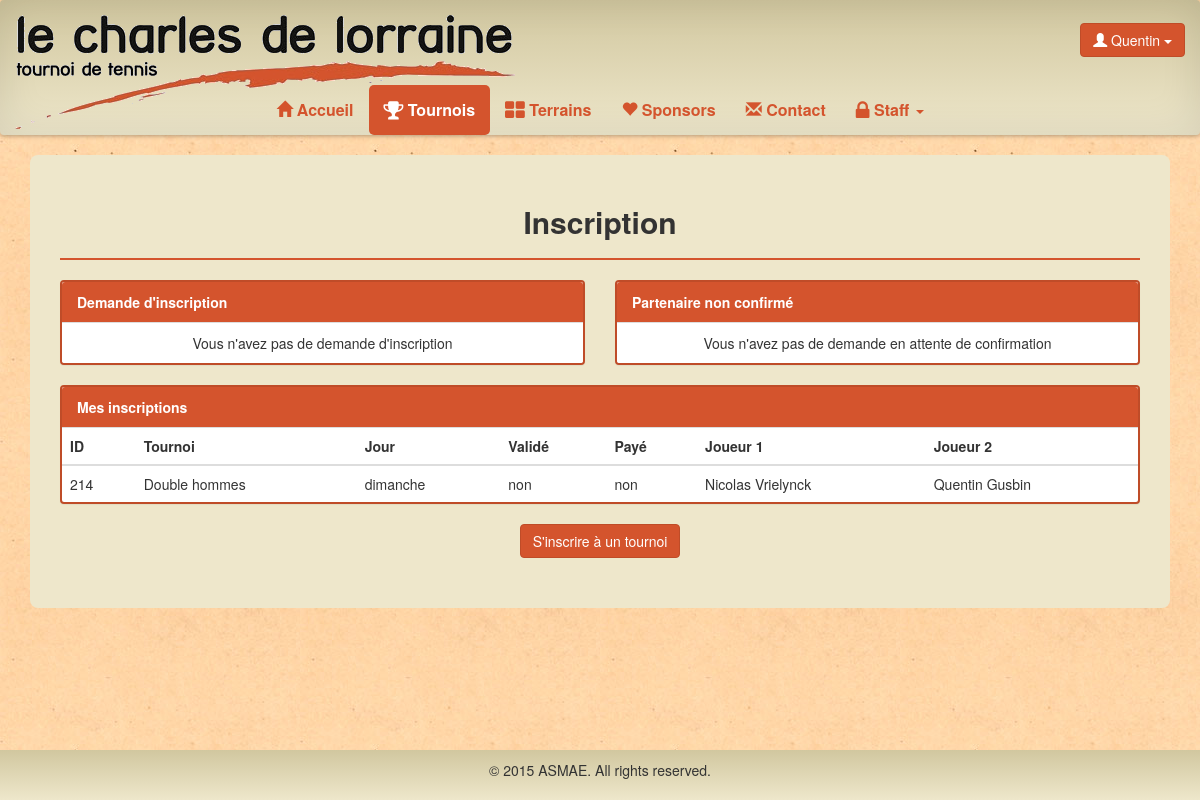
Page /tennis/tournoi (signed in) on the committed database.
### tennis/models.py (models this page shows, shortened)
class Pair(models.Model):
	id = models.AutoField(primary_key=True, verbose_name="ID")
	tournoi = models.ForeignKey(Tournoi)
	user1 = models.ForeignKey(User, related_name='user1', verbose_name = "Utilisateur 1")
	user2 = models.ForeignKey(User, related_name='user2', verbose_name = "Utilisateur 2")
	extra1 = models.ManyToManyField(Extra, related_name='extra1')
	extra2 = models.ManyToManyField(Extra, related_name='extra2')
	comment1 = models.TextField(null=True, blank=True)
	comment2 = models.TextField(null=True, blank=True)
	confirm = models.BooleanField(default=False, verbose_name = "Confirmation")
	valid = models.BooleanField(default=False, verbose_name = "Validation")
	pay = models.BooleanField(default=False, verbose_name="Paiement")
	gagnant = models.BooleanField(default=False)
	finaliste = models.BooleanField(default=False)
	class Meta:
		verbose_name = 'Paire'
		permissions = (
			("Pair", "Manage Pair"),
        )

class Tournoi(models.Model):
	nom = models.CharField(max_length=50,primary_key=True)
	description = models.TextField(null=True)
	jour = models.CharField(max_length=50)
	status = models.ForeignKey(TournoiStatus,null=True,blank=True)
	arbre = models.ForeignKey(Arbre, null=True, blank=True)
	class Meta:
		verbose_name = 'Tournoi'
		permissions = (
			("TournoiDesFamilles", "Manage tournoi des familles"),
			("DoubleHommes", "Manage double hommes"),
			("DoubleFemmes", "Manage double femmes"),
			("DoubleMixte", "Manage double mixte"),
		)

class Participant(models.Model):
	user = models.OneToOneField(User,null=True)
	titre = models.CharField(max_length=5)
	nom = models.CharField(max_length=30)
	prenom = models.CharField(max_length=30, verbose_name="Prénom")
	rue = models.CharField(max_length=100)
	numero = models.CharField(max_length=10, verbose_name="Numéro")
	boite = models.CharField(max_length=10,null=True, blank=True)
	codepostal = models.CharField(max_length=10, verbose_name="Code postal")
	localite = models.CharField(max_length=30, verbose_name="Localité")
	telephone = models.CharField(max_length=30,null=True, blank=True, verbose_name="Téléphone")
	fax = models.CharField(max_length=30,null=True, blank=True)
	gsm = models.CharField(max_length=30,null=True)
	datenaissance = models.DateTimeField(null=True, verbose_name="Date de naissance")
	classement = models.CharField(max_length=10,null=True, blank=True)
	oldparticipant = models.BooleanField(default=False)
	isGroupLeader = models.BooleanField(default=False)
	isAccountActivated = models.BooleanField(default=True)
	class Meta:
		verbose_name = "Participant"
		permissions = (
			("User", "Manage User"),
			("Droit","Donner droit"),
		)

### tennis/views.py (the view)
# urls.py: url(r'^tournoi/confirmer/Pair/(\d+)$','confirmPair'),
def tournoi(request):
	if request.user.is_authenticated():
		if Participant.objects.get(user=request.user).isAccountActivated:
			nonComfirme = request.user.user1.filter(confirm=False)
			demande = request.user.user2.filter(confirm=False)
			inscrit1 = request.user.user1.filter(confirm=True)
			inscrit2 = request.user.user2.filter(confirm=True)
			inscrit =  list(chain(inscrit1,inscrit2))
			return render(request,'tennis/tournoi.html',locals())
		else:
			return render(request,'tennis/tournoiUserNotValidated.html',locals())
	return redirect(reverse(home))

### tennis/templates/tennis/tournoi.html (shortened to what this page needs)
{% extends "tennis/base.html" %}
{% block nav-tournoi %}class="active"{% endblock %}
{% block body %}
<div class="container">
	<div class="content-box">
		<h2 class="center">Inscription</h2>
		<hr class="line">
		<div class="row">
			<div class="col-sm-6">
				<div class="panel panel-default">
					<div class="panel-heading">Demande d'inscription</div>
					<div class="list-group">
						{% for item in demande %}
						<a href="{% url "tennis.views.confirmPair" item.id %}" class="list-group-item">
							<b>En attente de votre confirmation</b> <br>
							<b>ID : </b> {{ item.id}} / <b>Tournoi : </b> {{item.tournoi.nom}} / <b>Jour : </b>{{ item.tournoi.jour }} <br>
							<b>Joueur 1 : </b>{{item.user1.participant.prenom}} {{item.user1.participant.nom}} - <b>Joueur 2 : </b>{{item.user2.participant.prenom}} {{item.user2.participant.nom}}
						</a>
						{% empty %}
						<li class="list-group-item center">Vous n'avez pas de demande d'inscription</li>
						{% endfor %}
					</div>
				</div>
			</div>
			<div class="col-sm-6">
				<div class="panel panel-default">
					<div class="panel-heading">Partenaire non confirmé</div>
					<div class="list-group">
						{% for item in nonComfirme %}
						<a href="{% url "tennis.views.cancelPair" item.id %}" class="list-group-item">
							<b>En attente de confirmation par le joueur 2</b> <br>
							<b>ID : </b> {{ item.id}} / <b>Tournoi : </b> {{item.tournoi.nom}} / <b>Jour : </b>{{ item.tournoi.jour }} <br>
							<b>Joueur 1 : </b>{{item.user1.participant.prenom}} {{item.user1.participant.nom}} - <b>Joueur 2 : </b>{{item.user2.participant.prenom}} {{item.user2.participant.nom}}
						</a>
						{% empty %}
						<li class="list-group-item center">Vous n'avez pas de demande en attente de confirmation</li>
						{% endfor %}
					</div>
				</div>
			</div>
		</div>
		<div class="panel panel-default">
			<div class="panel-heading">Mes inscriptions</div>
		        <div class="table-responsive">
		            <table class="table table-hover">
		                <thead>
                            <tr>
                                <th>ID</th>
                                <th>Tournoi</th>
                                <th>Jour</th>
                                <th>Validé</th>
                                <th>Payé</th>
                                <th>Joueur 1</th>
                                <th>Joueur 2</th>
                            </tr>
                       </thead>
                       <tbody>
                        {% for item in inscrit %}
                            <tr onclick="window.document.location='{% url 'tennis.views.viewPair' item.id %}'" class="clickable-row">
                                <td>{{ item.id }}</td>
                                <td>{{ item.tournoi.nom }}</td>
                                <td>{{ item.tournoi.jour }}</td>
                                <td>{% if item.valid %}oui{% else %}non{% endif %}</td>
                                <td>{% if item.pay %}oui{% else %}non{% endif %}</td>
                                <td>{{item.user1.participant.prenom}} {{item.user1.participant.nom}}</td>
                                <td>{{item.user2.participant.prenom}} {{item.user2.participant.nom}}</td>
                            </tr>
                        {% endfor %}
                       </tbody>
		             </table>
			</div>
		</div>
		<button onClick="location.href='{% url "tennis.views.inscriptionTournoi" %}';" class="btn btn-default b-center">S'inscrire à un tournoi</button>
	</div>
</div>
{% endblock %}

### tennis/templates/tennis/base.html (shortened to what this page needs)
<!DOCTYPE html>
<html lang="fr">
<head>
    {% load static from staticfiles %}
  <link rel="stylesheet" type="text/css" href="{% static 'tennis/css/tennis.css' %}">
  <link rel="stylesheet" type="text/css" href="{% static 'tennis/css/gracket.css' %}">
  <link rel="stylesheet" href="http://maxcdn.bootstrapcdn.com/bootstrap/3.3.5/css/bootstrap.min.css">
  <link rel="stylesheet" href="https://maxcdn.bootstrapcdn.com/font-awesome/4.4.0/css/font-awesome.min.css">
</head>
<body>
      <nav class="effect6 navbar navbar-default" role="navigation">
        <div class="container-fluid">
          <div class="navbar-header" style="width:100%;">
            <a class="navbar-brand navbar-img" style="padding-bottom:70px;" href="{% url "tennis.views.home" %}"><img src="{% static 'tennis/img/logo.png' %}"></a>
            <div class="username btn-group pull-right navbar-btn">
              {% if user.is_authenticated %}
              <button class="btn btn-default dropdown-toggle" type="button" data-toggle="dropdown"><span class="glyphicon glyphicon-user" aria-hidden="true"></span> {{ user.username }}
                <span class="caret"></span></button>
              {% endif %}
            </div>
          </div>
          <div class="collapse navbar-collapse" id="bs-example-navbar-collapse-1">
            <ul class="nav navbar-nav">
              <li {% block nav-home %}{% endblock %}><a href="{% url "tennis.views.home" %}"><span class="glyphicon glyphicon-home" aria-hidden="true"></span> Accueil</a></li>
              {% if user.is_authenticated %}
              <li {% block nav-tournoi %}{% endblock %}><a href="{% url "tennis.views.tournoi" %}"><i class="fa fa-trophy fa-lg"></i> Tournois</a></li>
              <li {% block nav-terrain %}{% endblock %}><a href="{% url "tennis.views.terrain" %}"><i class="fa fa-th-large fa-lg"></i> Terrains</a></li>
              {% endif %}
              <li {% block nav-sponsors %}{% endblock %}><a href="{% url "tennis.views.sponsors" %}"><span class="glyphicon glyphicon-heart" aria-hidden="true"></span> Sponsors</a></li>
              <li {% block nav-contact %}{% endblock %}><a href="{% url "tennis.views.contact" %}"><span class="glyphicon glyphicon-envelope" aria-hidden="true"></span> Contact</a></li>
              {% if perms.auth.Pair or perms.tennis.Extra or perms.auth.User or perms.tennis.Court or perms.tennis.DoubleHommes or perms.tennis.DoubleFemmes or perms.tennis.DoubleMixte or perms.tennis.TournoiDesFamilles or  perms.auth.Droit %}
              <li {% block nav-staff %}class="dropdown"{% endblock %}><a class="dropdown-toggle" data-toggle="dropdown" href="#"><i class="fa fa-lock fa-lg"></i> Staff <span class="caret"></span></a>
              </li>
              {% endif %}
              </ul>
          </div>
        </div>
      </nav>
    <div class="demo">
      {% block body %}
     {% endblock %}
    </div>
    <div class="footer no-print" id="foot01"></div>
</body>
</html>

### tennis/static/tennis/css/tennis.css (style rules this page uses)
html { height: 100%; box-sizing: border-box; }
*, *:before, *:after { box-sizing: inherit; }
body { position: relative; margin: 0; padding-bottom: 6rem; min-height: 100%; font-family: "Helvetica Neue", Arial, sans-serif; }
body, html { background-image: url("../img/bg.jpg"); }
h1, h2, h3, h4, h5, h6 { font-weight: bold !important; }
nav { font-size: 16px; background-color: rgba(238, 231, 203, 1); background: -webkit-linear-gradient(top, rgba(209, 199, 159, 1) 0%, rgba(238, 231, 203, 1) 100%); background: linear-gradient(to bottom, rgba(209, 199, 159, 1) 0%, rgba(238, 231, 203, 1) 100%); border-bottom-width: 0px!important; border-width: 0px!important; }
.effect6 { position:relative; -webkit-box-shadow:0 1px 4px rgba(0, 0, 0, 0.3), 0 0 40px rgba(0, 0, 0, 0.1) inset; -moz-box-shadow:0 1px 4px rgba(0, 0, 0, 0.3), 0 0 40px rgba(0, 0, 0, 0.1) inset; box-shadow:0 1px 4px rgba(0, 0, 0, 0.3), 0 0 40px rgba(0, 0, 0, 0.1) inset; }
.effect6:before, .effect6:after { content:""; position:absolute; z-index:-1; -webkit-box-shadow:0 0 20px rgba(0,0,0,0.8); -moz-box-shadow:0 0 20px rgba(0,0,0,0.8); box-shadow:0 0 20px rgba(0,0,0,0.8); top:50%; bottom:0; left:10px; right:10px; -moz-border-radius:100px / 10px; border-radius:100px / 10px; }
.effect6:after { right:10px; left:auto; -webkit-transform:skew(8deg) rotate(3deg); -moz-transform:skew(8deg) rotate(3deg); -ms-transform:skew(8deg) rotate(3deg); -o-transform:skew(8deg) rotate(3deg); transform:skew(8deg) rotate(3deg); }
.navbar-default .navbar-brand { color: black !important; }
.navbar-default .navbar-nav > li > a { color: #D4542D !important; font-weight: bold; }
.navbar-default .navbar-nav > .active > a, .navbar-default .navbar-nav > .active > a:hover, .navbar-default .navbar-nav > .active > a:focus { color: white !important; background-color: #D4542D !important; border-radius: 5px; }
.username, .navbar-img { display: none !important; }
@media (min-width:768px) { .username, .navbar-img { display: inherit!important; float:right; padding-top:15px; text-align: right; } }
@media (min-width:768px) { .navbar-img { display: inherit; } }
@media (min-width:768px) { .navbar .navbar-nav { display: inline-block; float: none; vertical-align: top; } }
@media (min-width:768px) { .navbar .navbar-collapse { text-align: center; } }
.content-box { background-color: rgba(238, 231, 203, 1); border-radius: 8px; padding-top: 30px; padding-bottom: 50px; padding-right: 30px; padding-left: 30px; margin-bottom: 15px; }
.center { text-align:center; }
.b-center { margin-left: auto !important; margin-right: auto !important; display: block !important; }
.btn-default { background-color: #D4542D !important; border-color: #BF4C28 !important; color:white !important; }
hr.line { border-color: #D4542D; border-width: 2px; }
.panel-heading { background-color: #D4542D !important; color: white !important; font-weight: bold; }
.panel-default { border: solid 2px #BF4C28 !important; }
.list-group-item { border-color: #D4542D !important; }
.footer { position: absolute; right: 0; bottom: 0; left: 0; padding: 1rem; background-color: rgba(238, 231, 203, 1); background: -webkit-linear-gradient(top, rgba(209, 199, 159, 1) 0%, rgba(238, 231, 203, 1) 100%); background: linear-gradient(to bottom, rgba(209, 199, 159, 1) 0%, rgba(238, 231, 203, 1) 100%); text-align: center; }

### rows in the picture
Pair: id "214", tournoi.nom "Double hommes", tournoi.jour "dimanche", valid "non", pay "non", user1.participant.prenom "Nicolas", user1.participant.nom "Vrielynck", user2.participant.prenom "Quentin", user2.participant.nom "Gusbin"

### other values in the picture
{{ user.username }} "Quentin"
